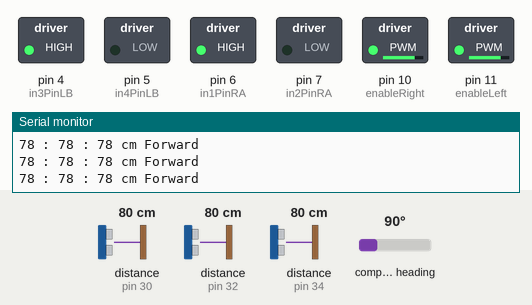
Bench run of a sketch on a simulated Arduino Mega 2560, built with avr-gcc and run on an emulated ATmega2560. On the bench: switched loads named in the sketch (green lamp = pin HIGH), the last lines printed to the serial monitor. Wiring (inferred from the names in the program): 3 × ultrasonic range finder: trigger pin 31, echo pin 30 / trigger pin 33, echo pin 32 / trigger pin 35, echo pin 34. The test bench sets the inputs (shaded band); at power-on: distance to the obstacle (sensors on pin 30, pin 34, pin 32) 80 cm, compass heading 90°. The echo pulse lasts 58.3 µs per cm; pins used as bus, display or sensor lines are not drawn.

Above: at 1.2 s.
1.3 s: distance to the obstacle (sensor on pin 30) set to 23 cm
4.3 s: distance to the obstacle (sensor on pin 30) set to 20 cm
At 5.5 s:
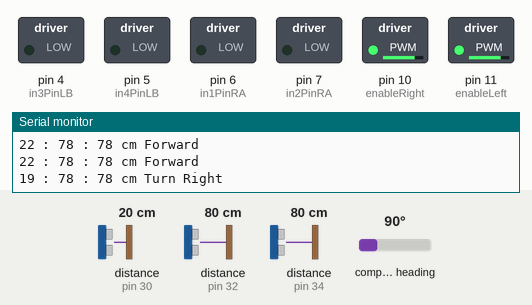
10.3 s: distance to the obstacle (sensor on pin 30) set to 299 cm
At 12.7 s:
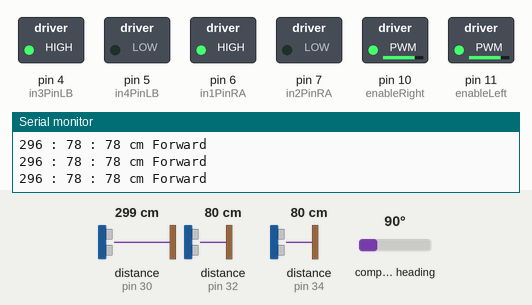
16.3 s: distance to the obstacle (sensor on pin 34) set to 23 cm
19.3 s: distance to the obstacle (sensor on pin 34) set to 19 cm
At 22.1 s:
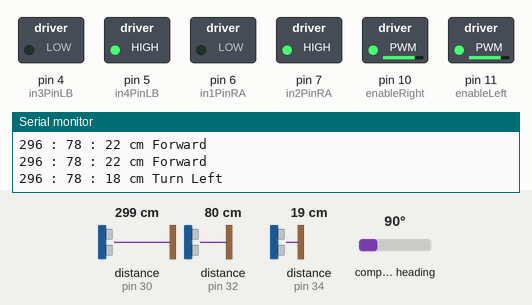
Timing chart, 0 to 33.8 s (numbered marks = the images above; inputs shaded):
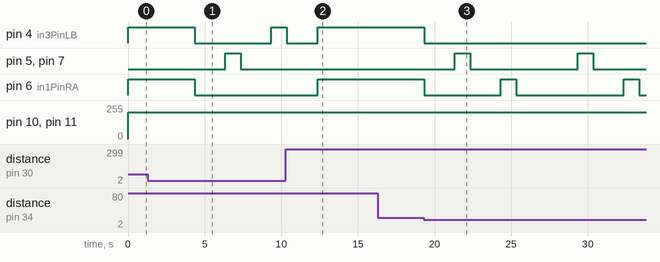

The sketch:

main.ino
```cpp
#include<math.h>
#include <Wire.h>
#include <MechaQMC5883.h>
#include <TinyGPS++.h>
#include <SoftwareSerial.h>

#define pi 3.14159265358979323846
#define in1PinRA 6
#define in2PinRA 7
#define in3PinLB 4
#define in4PinLB 5
#define enableRight 10
#define enableLeft 11

//----------------------ultrasonic sensor----------------------------

int echoPin1 = 30;
int trigPin1 = 31;
int echoPin2 = 32;
int trigPin2 = 33;
int echoPin3 = 34;
int trigPin3 = 35;
long u_duration;
int u_distance;

int is_turnleft = 0;
static const int GPSRXPin = 4;
static const int GPSTXPin = 3;
static const uint32_t GPSBaud = 9600;

TinyGPSPlus gps;
MechaQMC5883 qmc;

SoftwareSerial ssgps(GPSRXPin, GPSTXPin);
SoftwareSerial ArduinoSerialTransmitter(18, 19);

double getLongitude(){
    double lon2;
    while(ssgps.available() > 0){
      gps.encode(ssgps.read());
      {
        if(gps.location.isUpdated()){
          lon2 = gps.location.lng();
        }
      }
    }
    return lon2;
}

double getLattitude(){
    double lat2;
    while(ssgps.available() > 0){
      gps.encode(ssgps.read());
      {
        if(gps.location.isUpdated()){
          lat2 = gps.location.lat();
        }
      }
    }
    return lat2;
}

//เปลี่ยนค่าจากเรียนเดียนเป็นองศา
double to_degree(double radian){
    radian = (radian * 180) / PI;
    return radian;
}

double to_radians( double degree){
    double one_deg = pi / 180;
    return (one_deg * degree);
}

double distance(double lat1, double lon1, double lat2, double lon2) {
    lat1 = to_radians(lat1);
    lon1 = to_radians(lon1);
    lat2 = to_radians(lat2);
    lon2 = to_radians(lon2);

    double dlat = lat2 - lat1;
    double dlon = lon2 - lon1;
    double a = pow(sin(dlat/2),2) + cos(lat1) * cos(lat2) * pow(sin(dlon/2),2);

    double c = 2 * atan2(sqrt(a), sqrt(1-a));

    double world_rarius = 6371;

    double d = c * world_rarius;

    double ans = d * pow(10,3);

    return ans; //distance between two point
}

//มุมที่รถต้องหมุนไปยังทิศจุดหมาย
double rotate_angle(double lat1, double lon1, double lat2, double lon2, double car_angle_ref_n){
    double dlat = lat2 - lat1;
    double dlon = lon2 -lon1;
    double angle_ref_x;

    angle_ref_x = atan(dlat / dlon); //result is radians
    angle_ref_x = to_degree(angle_ref_x); //result is degree

//    printf("%f\n", angle_ref_x);

    is_turnleft = 0;//-----------------------------------------------------------------------------turn right
    if(dlon>0 && dlat>0){//-----------------------------------------------x+ y+
        return 90 - (car_angle_ref_n + angle_ref_x);
    }

    if(dlon>0 && dlat==0){//----------------------------------------------x+ y=0
        return 90 - (car_angle_ref_n + angle_ref_x);
    }

    if(dlon>0 && dlat<0){//----------------------------------------------x+ y-
        return (90 + abs(angle_ref_x)) - car_angle_ref_n;
    }

    if(dlon==0 && dlat<0){//----------------------------------------------x=0 y-
        return 180 - car_angle_ref_n;
    }

    is_turnleft = 1; //----------------------------------------------------------------------------turn left
    if(dlon<0 && dlat<0){//----------------------------------------------x- y-
        return (270 - angle_ref_x) - car_angle_ref_n;
    }

    if(dlon<0 && dlat==0){//----------------------------------------------x- y=0
        return 270 - car_angle_ref_n;
    }

    if(dlon<0 && dlat>0){//----------------------------------------------x- y+
        return 270 + abs(angle_ref_x) -car_angle_ref_n;
    }

    if(dlon==0 && dlat>0){//----------------------------------------------x=0 y+
        return 360 - car_angle_ref_n;
    }

}

void enableMotor(){
  motorRightOn();
  motorLeftOn();
}

void disableMotor(){
  motorRightOff();
  motorLeftOff();
}

void forward(int time_val){
  motorRightForward();
  motorLeftForward();
  delay(time_val);
}

void backward(int time_val){
  motorRightBackward();
  motorLeftBackward();
  delay(time_val);
}

void turnRight(int time_val){
  motorRightBrake();
  motorLeftForward();
  delay(time_val);
}

void turnLeft(int time_val){
  motorRightForward();
  motorLeftBrake();
  delay(time_val);
}

void uturn(int time_val){
  motorRightForward();
  motorLeftBackward();
  delay(time_val);
}

void coast(int time_val){
  motorRightCoast();
  motorLeftCoast();
  delay(time_val);
}

void brake(){
  motorRightBrake();
  motorLeftBrake();
}

//enable motor
void motorRightOn(){
  digitalWrite(enableRight, HIGH);
}

void motorLeftOn(){
  digitalWrite(enableLeft, HIGH);
}

//disable motor
void motorRightOff(){
  digitalWrite(enableRight, LOW);
}

void motorLeftOff(){
  digitalWrite(enableLeft, LOW);
}

// -------------------------------------------motor Right control
void motorRightForward(){
  digitalWrite(in1PinRA, HIGH);
  digitalWrite(in2PinRA, LOW);
}

void motorRightBackward(){
  digitalWrite(in1PinRA, LOW);
  digitalWrite(in2PinRA, HIGH);
}

// -----------------------------------------motor Left control
void motorLeftForward(){
  digitalWrite(in3PinLB, HIGH);
  digitalWrite(in4PinLB, LOW);
}

void motorLeftBackward(){
  digitalWrite(in3PinLB, LOW);
  digitalWrite(in4PinLB, HIGH);
}

void motorRightBrake(){
  digitalWrite(in1PinRA, LOW);
  digitalWrite(in2PinRA, LOW);
}

void motorLeftBrake(){
  digitalWrite(in3PinLB, LOW);
  digitalWrite(in4PinLB, LOW);
}

void motorRightCoast(){
  digitalWrite(in1PinRA, LOW);
  digitalWrite(in2PinRA, LOW);
}

void motorLeftCoast(){
  digitalWrite(in3PinLB, LOW);
  digitalWrite(in4PinLB, LOW);
}

int azimuth_angle(){
    int x, y, z;
    int azimuth_ang;

    qmc.read(&x, &y, &z, &azimuth_ang);

    azimuth_ang = qmc.azimuth(&y,&x);

//    Serial.println();
//    Serial.print("x: ");
//    Serial.print(x);
//    Serial.print(" y: ");
//    Serial.print(y);
//    Serial.print(" z: ");
//    Serial.print(z);
//    Serial.print(" azimuth: ");
//    Serial.print(azimuth_ang);
//    Serial.print("     ");

    return azimuth_ang;

}

long getLength(int echoPin, int trigPin){
  digitalWrite(trigPin, LOW);
  delayMicroseconds(2);
  digitalWrite(trigPin, HIGH);
  delayMicroseconds(10);
  digitalWrite(trigPin, LOW);
  u_duration = pulseIn(echoPin, HIGH);
  u_distance = u_duration * 0.034 / 2; // Speed of sound wave divided by 2 (go and back)
  return u_distance;
}

void printUDistance(int u1, int u2, int u3){
    Serial.print(u1);
    Serial.print(" : ");
    Serial.print(u2);
    Serial.print(" : ");
    Serial.print(u3);
    Serial.print(" cm ");
}

void setup() {
    //------------ultrasonic sensor----------------------
    pinMode(trigPin1, OUTPUT);
    pinMode(echoPin1, INPUT);
    pinMode(trigPin2, OUTPUT);
    pinMode(echoPin2, INPUT);
    pinMode(trigPin3, OUTPUT);
    pinMode(echoPin3, INPUT);
    //-----------------motor-----------------------------
    pinMode(in1PinRA, OUTPUT);
    pinMode(in2PinRA, OUTPUT);
    pinMode(in3PinLB, OUTPUT);
    pinMode(in4PinLB, OUTPUT);
    pinMode(enableRight, OUTPUT);
    pinMode(enableLeft, OUTPUT);
    Wire.begin();
    Serial.begin(9600);
    ArduinoSerialTransmitter.begin(57600);
    ssgps.begin(GPSBaud);
    qmc.init();

}

void loop() {
    float lat1 = 18.741318;          //y1
    float lon1 = 98.943172;          //x1
//    double lat2 = getLattitude();     //y2
//    double lon2 = getLongitude();     //x2
    float lat2 = 18.741928;          //y2
    float lon2 = 98.941476;          //x2

    analogWrite(enableLeft, 200);
    analogWrite(enableRight, 200);

    azimuth_angle();
    double car_angle_ref_n = azimuth_angle();
    double rotate_ang = rotate_angle(lat1, lon1, lat2, lon2, car_angle_ref_n);

    while(distance > 3){       // เช็คว่าตำแหน่งตรงกันหรือไม่ จากระยะห่าง ค่าความผิดพลาด 3m
          long u1 = getLength(echoPin1, trigPin1); // วัดระยะทาง Ultrasonic ตัวที่ 1
          long u2 = getLength(echoPin2, trigPin2); // วัดระยะทาง Ultrasonic ตัวที่ 2
          long u3 = getLength(echoPin3, trigPin3); // วัดระยะทาง Ultrasonic ตัวที่ 3
          printUDistance(u1, u2, u3);

//       while(rotate_ang > 2){
//         if(rotate_ang <= 180){
//           turnRight(1);
//         }
//         else{
//           turnLeft(1);
//         }
//       }

       if(u1 <= 20){ //--------------เจอสิ่งกีดขวางทางซ้าย
            Serial.println("Turn Right");
          coast(2000);
          backward(1000);
          coast(2000);
          turnRight(1000);
          coast(2000);
       }
       else if(u2 <= 20){ //--------------เจอสิ่งกีดขวางตรงกลาง
            Serial.println("Turn Right");
          coast(2000);
          backward(1000);
          coast(2000);
          turnRight(1000);
          coast(2000);
       }
       else if(u3 <= 20){ //--------------เจอสิ่งกีดขวางทางขวา
            Serial.println("Turn Left");
          coast(2000);
          backward(1000);
          coast(2000);
          turnLeft(1000);
          coast(2000);
       }
       else{  //--------------ไม่เจอเจอสิ่งกีดขวางในระยะ
            Serial.println("Forward");
          forward(1);
       }
    }
    brake();
    ArduinoSerialTransmitter.print(lat1);
    ArduinoSerialTransmitter.print(" ");
    ArduinoSerialTransmitter.print(lon1);
    ArduinoSerialTransmitter.print(" ");
    ArduinoSerialTransmitter.print(lat2);
    ArduinoSerialTransmitter.print(" ");
    ArduinoSerialTransmitter.print(lon2);
    ArduinoSerialTransmitter.print("\n");
    delay(1000);

//    Serial.print("Lat1= ");
//    Serial.print(lat1);
//    Serial.print(" Lon1= ");
//    Serial.print(lon1);
//    Serial.print("Lat2= ");
//    Serial.print(lat2);
//    Serial.print(" Lon2= ");
//    Serial.print(lon2);
//    Serial.print(" rotate angle : ");
//    Serial.print(rotate_ang);
//    Serial.print("\t distance : ");
//    Serial.print(distance(lat1, lon1, lat2, lon2));
//    Serial.println(" m");

}
```

Measured:
- the behaviour switches between 22 and 21 cm on distance to the obstacle (sensor on pin 30) (found by bisection; images 0 and 1)
- the behaviour switches between 22 and 21 cm on distance to the obstacle (sensor on pin 34) (found by bisection; images 2 and 3)
- after the input at 4.3 s, pin 4 (in3PinLB): HIGH → LOW after 0.05 s, → HIGH 5.0 s later; pin 5 (in4PinLB), pin 7 (in2PinRA): LOW → HIGH after 2.0 s, → LOW 1.0 s later; pin 6 (in1PinRA): HIGH → LOW after 0.05 s
- after the input at 10.3 s, pin 5 (in4PinLB), pin 7 (in2PinRA): stays LOW (without the input it goes to HIGH after 4.1 s); pin 6 (in1PinRA): LOW → HIGH after 2.1 s
- after the input at 19.3 s, pin 4 (in3PinLB): HIGH → LOW at once; pin 5 (in4PinLB), pin 7 (in2PinRA): alternates HIGH for 1.0 s and LOW for 7.0 s, starting after 2.0 s; pin 6 (in1PinRA): goes LOW 5.0 s, HIGH 1.0 s, LOW 7.0 s, HIGH 1.0 s, then LOW, starting at once
